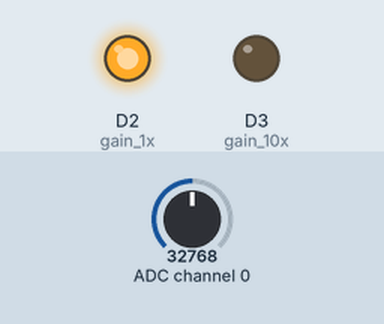
The program below on a simulated CircuitPython board. Parts: output pins drawn as LEDs (lit = HIGH). The test bench sets the inputs (shaded band); at power-on: ADC channel 0 = 32768 (analog values on the 0–65535 scale). The clock reads 2024-03-15 10:24:30 at power-on unless the program sets it; files the program writes start out absent; pins used as bus, display or sensor lines are not drawn; what the program prints to the serial console is not drawn.

Above: at 1.2 s.
1.3 s: ADC channel 0 set to 12656
3.5 s: ADC channel 0 set to 11136
At 6.3 s:
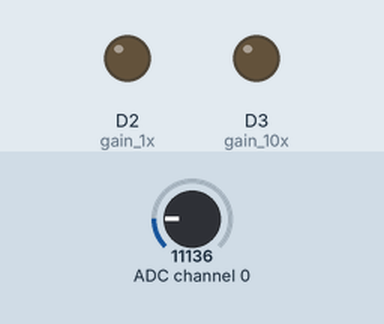
6.5 s: ADC channel 0 set to 59856
8.2 s: ADC channel 0 set to 61648
At 10.3 s:
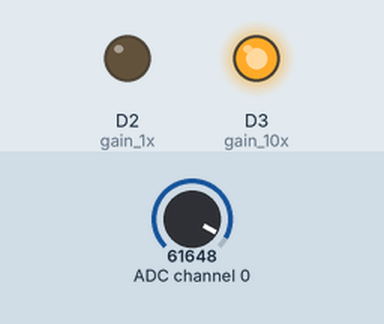
11.2 s: ADC channel 0 set to 7864
At 14.3 s:
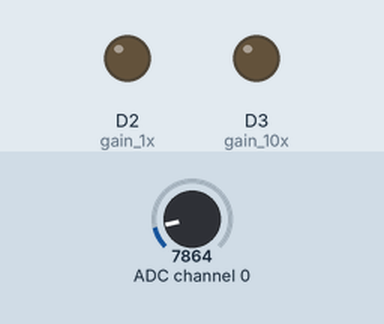
Timing chart, 0 to 15.2 s (numbered marks = the images above; inputs shaded):
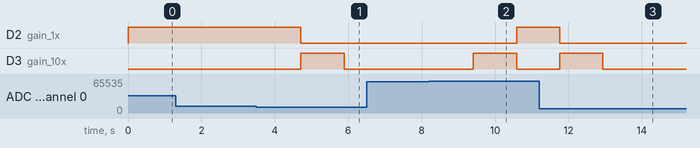

The program:

fluorometer.py
```python
# locness-pico-fluorologger
# Brett Longworth
#
# Turner Cyclops 7 flurometer interface
# read and store voltage and time
# control fluormeter gain

import time
import busio
import board
import digitalio
import adafruit_ads1x15.ads1115 as ADS
from adafruit_ads1x15.analog_in import AnalogIn
import adafruit_sdcard
import storage
import adafruit_pcf8523
import alarm
import json

# Set up UART for Meshtastic
# Note: Replace 'board.TX2' and 'board.RX2' with your actual secondary UART pins
uart = busio.UART(board.TX, board.RX, baudrate=115200)

# Set up I2C
i2c = busio.I2C(scl=board.D5, sda=board.D4)

# Set up ADS1115
ads = ADS.ADS1115(i2c)

# Set up analog input on ADS1115
chan = AnalogIn(ads, ADS.P0)

# Set up digital outputs for gain control
# TODO: Check polarity of control signals
gain_1x = digitalio.DigitalInOut(board.D2)
gain_10x = digitalio.DigitalInOut(board.D3)
gain_100x = digitalio.DigitalInOut(board.D4)
gain_1x.direction = digitalio.Direction.OUTPUT
gain_10x.direction = digitalio.Direction.OUTPUT
gain_100x.direction = digitalio.Direction.OUTPUT

# Set up SD card
spi = busio.SPI(board.SCK, MOSI=board.MOSI, MISO=board.MISO)
cs = digitalio.DigitalInOut(board.D10)
sdcard = adafruit_sdcard.SDCard(spi, cs)
vfs = storage.VfsFat(sdcard)
storage.mount(vfs, "/sd")

# Set up RTC
rtc = adafruit_pcf8523.PCF8523(i2c)

# Initialize gain to 1x
current_gain = 1
gain_1x.value = True
gain_10x.value = False
gain_100x.value = False

def set_gain(gain):
    global current_gain
    if gain == 1:
        gain_1x.value = True
        gain_10x.value = False
        gain_100x.value = False
        current_gain = 1
    elif gain == 10:
        gain_1x.value = False
        gain_10x.value = True
        gain_100x.value = False
        current_gain = 10
    elif gain == 100:
        gain_1x.value = False
        gain_10x.value = False
        gain_100x.value = True
        current_gain = 100

def get_average_voltage(num_samples=10, div_factor=0.66):
    '''read voltage multiple times and average
       correct for voltage divider'''
    total = 0
    for _ in range(num_samples):
        total += chan.voltage
        time.sleep(0.01)
    return total / num_samples * div_factor

def send_meshtastic_message(message):
    # This may not work, use simple send instead
    # Should use protobuf and/or send packet as json?

    # simple send
    uart.write(bytes(message, "ascii"))

    # Format the message as a JSON string
    #json_message = json.dumps({"text": message})

    # Send the message to the Meshtastic device
    #uart.write(b'!M' + json_message.encode() + b'\n')

# Set the interval for data collection (in seconds)
INTERVAL = 1.0
SEND_INTERVAL = 60

# Create a time alarm
time_alarm = alarm.time.TimeAlarm(monotonic_time=time.monotonic() + INTERVAL)
time_send = time.monotonic()

# main loop
while True:
    # Light sleep until the alarm goes off
    # TODO: test whether light sleep affects digital outs
    alarm.light_sleep_until_alarms(time_alarm)

    # Ensure gain is set correctly after wake-up
    # will reset gain if lost during light sleep-
    # but fluorometer needs settling time
    # set_gain(current_gain)

    voltage = get_average_voltage()

    # Get current time from RTC
    t = rtc.datetime

    # Create output string
    output = f"{t},{current_gain},{voltage:.3f}"

    # Write to SD card
    # TODO: write header if new file
    with open("/sd/voltage_log.csv", "a") as f:
        f.write(output + "\n")

    # Print to serial monitor
    # TODO: Get GPS data from gps or radio serial
    # can use spot trace data for post-processing
    print(output)

    # send to radio
    # send only once per minute or so
    # send on first run
    if time.monotonic() >= time_send:
        send_meshtastic_message(output)
        time_send = time.monotonic() + SEND_INTERVAL

    # Adjust gain if necessary
    if voltage > 2.5 and current_gain > 1:
        set_gain(current_gain // 10)
    elif voltage < 0.5 and current_gain < 100:
        set_gain(current_gain * 10)

    # Reset the alarm for the next interval
    time_alarm = alarm.time.TimeAlarm(monotonic_time=time.monotonic() + INTERVAL)   # TODO: use scheduler to run on every second
```

Measured:
- the behaviour switches between 12128 and 12112 on ADC channel 0 (found by bisection; images 0 and 1)
- the behaviour switches between 60592 and 60608 on ADC channel 0 (found by bisection; images 1 and 2)
- after the input at 1.3 s, every drawn part: stays the same
- after the input at 3.5 s, D2 (gain_1x): HIGH → LOW after 1.2 s; D3 (gain_10x): LOW → HIGH after 1.2 s, → LOW 1.2 s later
- after the input at 6.5 s, every drawn part: stays the same
- after the input at 8.2 s, D2 (gain_1x): LOW → HIGH after 2.4 s; D3 (gain_10x): LOW → HIGH after 1.2 s, → LOW 1.2 s later
- after the input at 11.2 s, D2 (gain_1x): HIGH → LOW after 0.56 s; D3 (gain_10x): LOW → HIGH after 0.56 s, → LOW 1.2 s later
